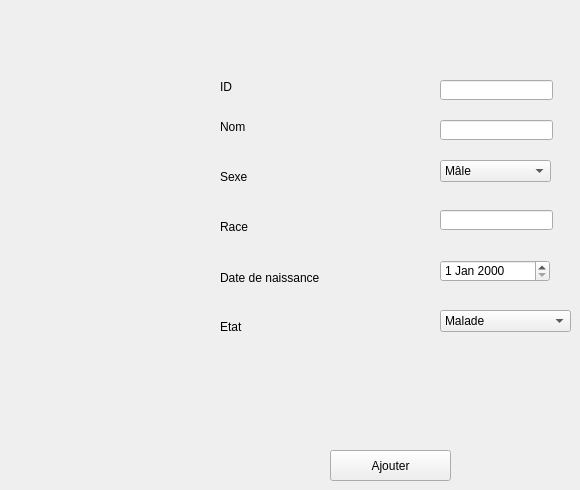
      <widget class="QWidget" name="ajout">
       <attribute name="title">
        <string>Ajouter</string>
       </attribute>
       <widget class="QLineEdit" name="id">
        <property name="geometry">
         <rect>
          <x>440</x>
          <y>80</y>
          <width>113</width>
          <height>20</height>
         </rect>
        </property>
       </widget>
       <widget class="QComboBox" name="sexe">
        <property name="geometry">
         <rect>
          <x>440</x>
          <y>160</y>
          <width>111</width>
          <height>22</height>
         </rect>
        </property>
        <item>
         <property name="text">
          <string>Mâle</string>
         </property>
        </item>
        <item>
         <property name="text">
          <string>Femelle</string>
         </property>
        </item>
       </widget>
       <widget class="QLabel" name="label_4">
        <property name="geometry">
         <rect>
          <x>220</x>
          <y>220</y>
          <width>47</width>
          <height>14</height>
         </rect>
        </property>
        <property name="text">
         <string>Race</string>
        </property>
       </widget>
       <widget class="QPushButton" name="ajouter">
        <property name="geometry">
         <rect>
          <x>330</x>
          <y>450</y>
          <width>121</width>
          <height>31</height>
         </rect>
        </property>
        <property name="text">
         <string>Ajouter</string>
        </property>
       </widget>
       <widget class="QDateEdit" name="date">
        <property name="geometry">
         <rect>
          <x>440</x>
          <y>260</y>
          <width>110</width>
          <height>22</height>
         </rect>
        </property>
       </widget>
       <widget class="QLineEdit" name="nom">
        <property name="geometry">
         <rect>
          <x>440</x>
          <y>120</y>
          <width>113</width>
          <height>20</height>
         </rect>
        </property>
       </widget>
       <widget class="QLabel" name="label_8">
        <property name="geometry">
         <rect>
          <x>220</x>
          <y>80</y>
          <width>47</width>
          <height>14</height>
         </rect>
        </property>
        <property name="text">
         <string>ID</string>
        </property>
       </widget>
       <widget class="QLabel" name="label_3">
        <property name="geometry">
         <rect>
          <x>220</x>
          <y>170</y>
          <width>47</width>
          <height>14</height>
         </rect>
        </property>
        <property name="text">
         <string>Sexe</string>
        </property>
       </widget>
       <widget class="QComboBox" name="etat">
        <property name="geometry">
         <rect>
          <x>440</x>
          <y>310</y>
          <width>131</width>
          <height>22</height>
         </rect>
        </property>
        <item>
         <property name="text">
          <string>Malade</string>
         </property>
        </item>
        <item>
         <property name="text">
          <string>En bonne santé</string>
         </property>
        </item>
       </widget>
       <widget class="QLineEdit" name="race">
        <property name="geometry">
         <rect>
          <x>440</x>
          <y>210</y>
          <width>113</width>
          <height>20</height>
         </rect>
        </property>
       </widget>
       <widget class="QLabel" name="label_6">
        <property name="geometry">
         <rect>
          <x>220</x>
          <y>320</y>
          <width>47</width>
          <height>14</height>
         </rect>
        </property>
        <property name="text">
         <string>Etat</string>
        </property>
       </widget>
       <widget class="QLabel" name="label_5">
        <property name="geometry">
         <rect>
          <x>220</x>
          <y>270</y>
          <width>141</width>
          <height>16</height>
         </rect>
        </property>
        <property name="text">
         <string>Date de naissance</string>
        </property>
       </widget>
       <widget class="QLabel" name="label_2">
        <property name="geometry">
         <rect>
          <x>220</x>
          <y>120</y>
          <width>47</width>
          <height>14</height>
         </rect>
        </property>
        <property name="text">
         <string>Nom</string>
        </property>
       </widget>
      </widget>
